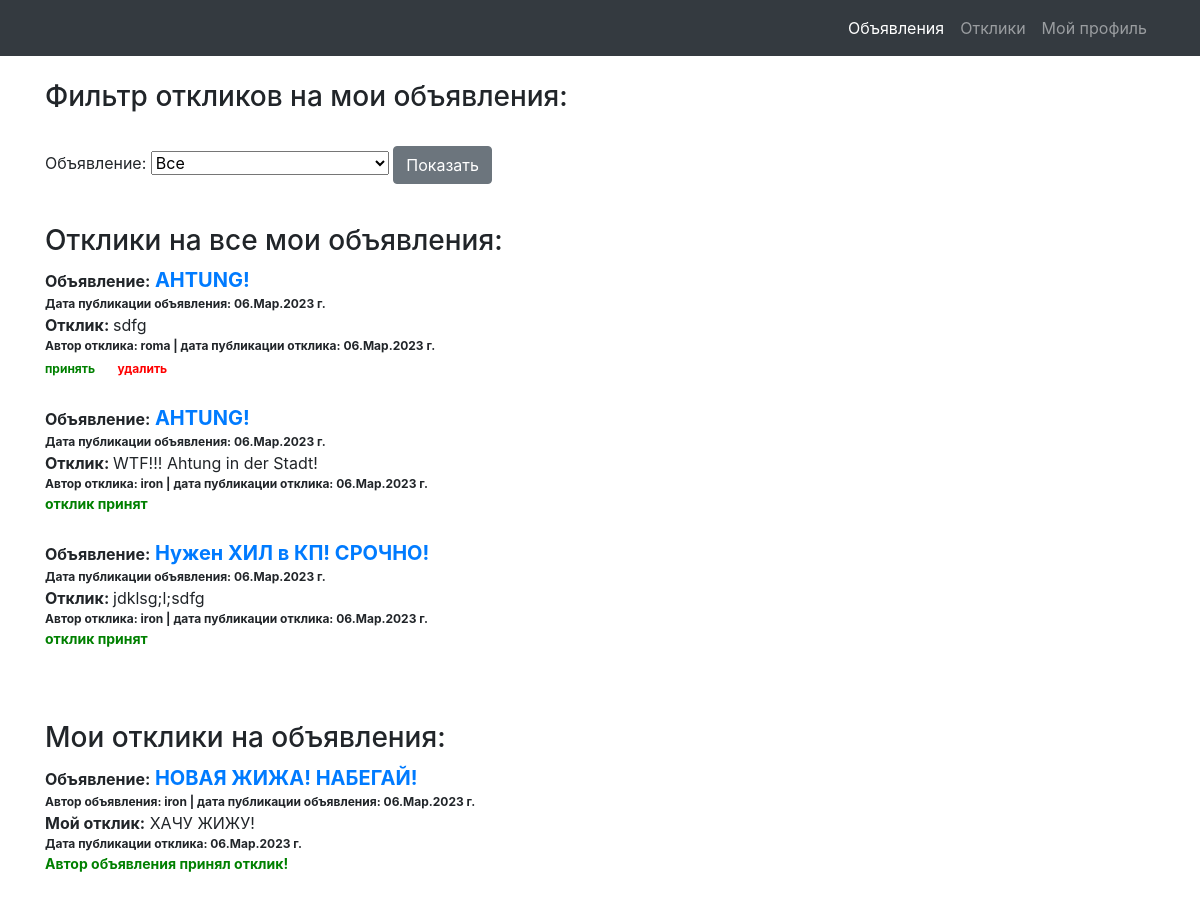
The app's page /responses (signed in) with its own data.
### board/models.py (models this page shows)
class Response(models.Model):
    author = models.ForeignKey(User, on_delete=models.CASCADE)
    post = models.ForeignKey(Post, on_delete=models.CASCADE)
    text = models.TextField()
    status = models.BooleanField(default=False)
    dateCreation = models.DateTimeField(auto_now_add=True)

class Post(models.Model):
    Tanks = 'Танки'
    Healers = 'Хилы'
    DD = 'ДД'
    Traders = 'Торговцы'
    GM = 'Гилдмастеры'
    QG = 'Квестгиверы'
    BM = 'Кузнецы'
    LE = 'Кожевники'
    PO = 'Зельевары'
    MS = 'Мастера заклинаний'
    CATEGORY = [
        (Tanks, 'Танки'),
        (Healers, 'Хилы'),
        (Traders, 'Торговцы'),
        (GM, 'Гилдмастеры'),
        (QG, 'Квестгиверы'),
        (BM, 'Кузнецы'),
        (LE, 'Кожевники'),
        (PO, 'Зельевары'),
        (MS, 'Мастера заклинаний'),
    ]
    author = models.ForeignKey(User, on_delete=models.CASCADE)
    category = models.CharField(max_length=18, choices=CATEGORY, verbose_name='Категория')
    dateCreation = models.DateTimeField(auto_now_add=True)
    title = models.CharField(max_length=256, verbose_name='Название')
    text = RichTextField()

### board/views.py (the view, shortened to what this page needs)
# urls.py: path('responses', Responses.as_view(), name='responses'),
class Responses(LoginRequiredMixin, ListView):
    model = Response
    template_name = 'responses.html'
    context_object_name = 'responses'
    def get_context_data(self, **kwargs):
        context = super(Responses, self).get_context_data(**kwargs)
        global title
        """
        Далее в условии - если пользователь попал на страницу через ссылку из письма, в которой содержится
        ID поста для фильтра - фильтр работает по этому ID
        """
        if self.kwargs.get('pk') and Post.objects.filter(id=self.kwargs.get('pk')).exists():
            title = str(Post.objects.get(id=self.kwargs.get('pk')).title)
            print(title)
        context['form'] = ResponsesFilterForm(self.request.user, initial={'title': title})
        context['title'] = title
        if title:
            post_id = Post.objects.get(title=title)
            context['filter_responses'] = list(Response.objects.filter(post_id=post_id).order_by('-dateCreation'))
            context['response_post_id'] = post_id.id
        else:
            context['filter_responses'] = list(Response.objects.filter(post_id__author_id=self.request.user).order_by('-dateCreation'))
        context['myresponses'] = list(Response.objects.filter(author_id=self.request.user).order_by('-dateCreation'))
        return context

### board/forms.py
class ResponsesFilterForm(forms.Form):
    def __init__(self, user, *args, **kwargs):
        super(ResponsesFilterForm, self).__init__(*args, **kwargs)
        self.fields['title'] = forms.ModelChoiceField(
            label='Объявление',
            queryset=Post.objects.filter(author_id=user.id).order_by('-dateCreation').values_list('title', flat=True),
            empty_label="Все",
            required=False
        )

### templates/responses.html (shortened to what this page needs)
{% extends 'default.html' %}
{% load bootstrap4 %}
{% block content %}
    <br>
    <h3>Фильтр откликов на мои объявления:</h3><br>
	<form method="POST">
        {{ form }}
		<input class="btn btn-secondary" type="submit" value="Показать">
	</form><br>
    {% if title %}
        <h3>Oтклики на мое объявление</h3>
        <a href="/post/{{ response_post_id }}" style="font-size: 20px;"><b>{{ title }}:</b></a><br>
        {% if filter_responses %}
            {% for response in filter_responses %}
                <a><b>Отклик: </b></a>{{ response.text }}<br>
                <span style="font-size: 12px;"><b>Автор отклика: {{ response.author.username }} |
                    дата публикации отклика: {{ response.dateCreation|date:'d.M.Y' }} г.</b></span><br>
                {% if response.status == False %}
                    <a href="/response/accept/{{ response.id }}" style="font-size: 12px; color:green"><b>принять</b></a>
                    <a>&nbsp;&nbsp;&nbsp;</a>
                    <a href="/response/delete/{{ response.id }}" style="font-size: 12px; color:red"><b>удалить</b></a>
                {% else %}
                    <a style="font-size: 14px; color:green"><b>отклик принят</b></a>
                {% endif %}
                <br><br>
            {% endfor %}
        {% else %}
            <br>
            <h5>Откликов нет!</h5>
        {% endif %}
    {% else %}
        <h3>Oтклики на все мои объявления:</h3>
        {% if filter_responses %}
            {% for response in filter_responses %}
                <a><b>Объявление:</b></a>
                <a href="/post/{{ response.post_id }}" style="font-size: 20px;"><b>{{ response.post.title }}</b></a><br>
                <span style="font-size: 12px;"><b>Дата публикации объявления: {{ response.post.dateCreation|date:'d.M.Y' }} г.</b>
                </span><br>
                <a><b>Отклик: </b></a>{{ response.text }}<br>
                <span style="font-size: 12px;"><b>Автор отклика: {{ response.author.username }} |
                    дата публикации отклика: {{ response.dateCreation|date:'d.M.Y' }} г.</b></span><br>
                {% if response.status == False %}
                    <a href="/response/accept/{{ response.id }}" style="font-size: 12px; color:green"><b>принять</b></a>
                    <a>&nbsp;&nbsp;&nbsp;</a>
                    <a href="/response/delete/{{ response.id }}" style="font-size: 12px; color:red"><b>удалить</b></a>
                {% else %}
                    <a style="font-size: 14px; color:green"><b>отклик принят</b></a>
                {% endif %}
                <br><br>
            {% endfor %}
        {% else %}
            <h5>Откликов нет!</h5>
        {% endif %}
    {% endif %}
    <br><br>
    <h3>Мои отклики на объявления:</h3>
    {% if myresponses %}
        {% for response in myresponses %}
            <a><b>Объявление:</b></a>
            <a href="/post/{{ response.post_id }}" style="font-size: 20px;"><b>{{ response.post.title }}</b></a><br>
            <span style="font-size: 12px;"><b>Автор объявления:  {{ response.post.author.username }} |
                дата публикации объявления: {{ response.post.dateCreation|date:'d.M.Y' }} г.</b></span><br>
            <a><b>Мой отклик:</b></a>
            {{ response.text }}<br>
            <span style="font-size: 12px;"><b>Дата публикации отклика: {{ response.dateCreation|date:'d.M.Y' }} г.</b></span><br>
            {% if response.status == True %}
                <a style="font-size: 14px; color:green"><b>Автор объявления принял отклик!</b></a>
            {% else %}
                <a style="font-size: 14px; color:red"><b>Автор объявления пока не принял отклик!</b></a>
            {% endif %}
        <br><br>
        {% endfor %}
    {% else %}
        <h5>Откликов нет!</h5>
    {% endif %}
{% endblock content %}

### records on screen
Response: post "AHTUNG!", post.dateCreation "06.Мар.2023", text "sdfg", author.username "roma", dateCreation "06.Мар.2023"
Response: post "AHTUNG!", post.dateCreation "06.Мар.2023", text "WTF!!! Ahtung in der Stadt!", author.username "iron", dateCreation "06.Мар.2023", status "отклик принят"
Response: post "Нужен ХИЛ в КП! СРОЧНО!", post.dateCreation "06.Мар.2023", text "jdklsg;l;sdfg", author.username "iron", dateCreation "06.Мар.2023", status "отклик принят"
Response: post "НОВАЯ ЖИЖА! НАБЕГАЙ!", post.author.username "iron", post.dateCreation "06.Мар.2023", text "ХАЧУ ЖИЖУ!", dateCreation "06.Мар.2023", status "Автор объявления принял отклик!"
